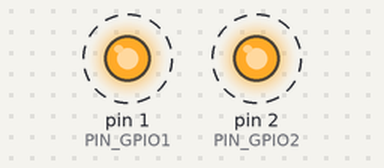
This sketch was run on a simulated Arduino Uno, built with avr-gcc and run on an emulated ATmega328P. Shown: output pins drawn as LEDs (lit = HIGH). Dashed ring = blinking.

Above: at 0.2 s.
Timing chart, 0 to 3.0 s (numbered marks = the images above):
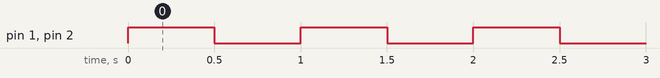

The sketch:

gpio_blink.ino
```cpp
/**
 * Standalone ESP8266 GPIO blink test.
 *
 * This intentionally does not initialize Wi-Fi, QuickESPNow, Serial, espDMX,
 * or any DMX hardware. It only drives GPIO1 and GPIO2 so onboard LED wiring
 * and basic pin access can be checked independently of the receiver firmware.
 *
 * Both pins change state together every 500 ms. The resulting full blink cycle
 * is one second. Since ESP-01 and ESP-01S LED circuits can use different
 * polarity/configuration, observe whether either onboard LED changes state;
 * the test does not assume active-high or active-low LED wiring.
 */

#include <Arduino.h>

static const uint8_t PIN_GPIO1 = 1;
static const uint8_t PIN_GPIO2 = 2;
static const unsigned long BLINK_HALF_PERIOD_MS = 500UL;

void setup() {
    pinMode(PIN_GPIO1, OUTPUT);
    pinMode(PIN_GPIO2, OUTPUT);
    digitalWrite(PIN_GPIO1, LOW);
    digitalWrite(PIN_GPIO2, LOW);
}

void loop() {
    static bool level = false;
    static unsigned long nextChange = 0;
    const unsigned long now = millis();

    if ((long)(now - nextChange) >= 0) {
        level = !level;
        digitalWrite(PIN_GPIO1, level ? HIGH : LOW);
        digitalWrite(PIN_GPIO2, level ? HIGH : LOW);
        nextChange = now + BLINK_HALF_PERIOD_MS;
    }
    yield();
}
```

Measured:
- by itself, pin 1 (PIN_GPIO1), pin 2 (PIN_GPIO2): alternates HIGH for 0.50 s and LOW for 0.50 s
